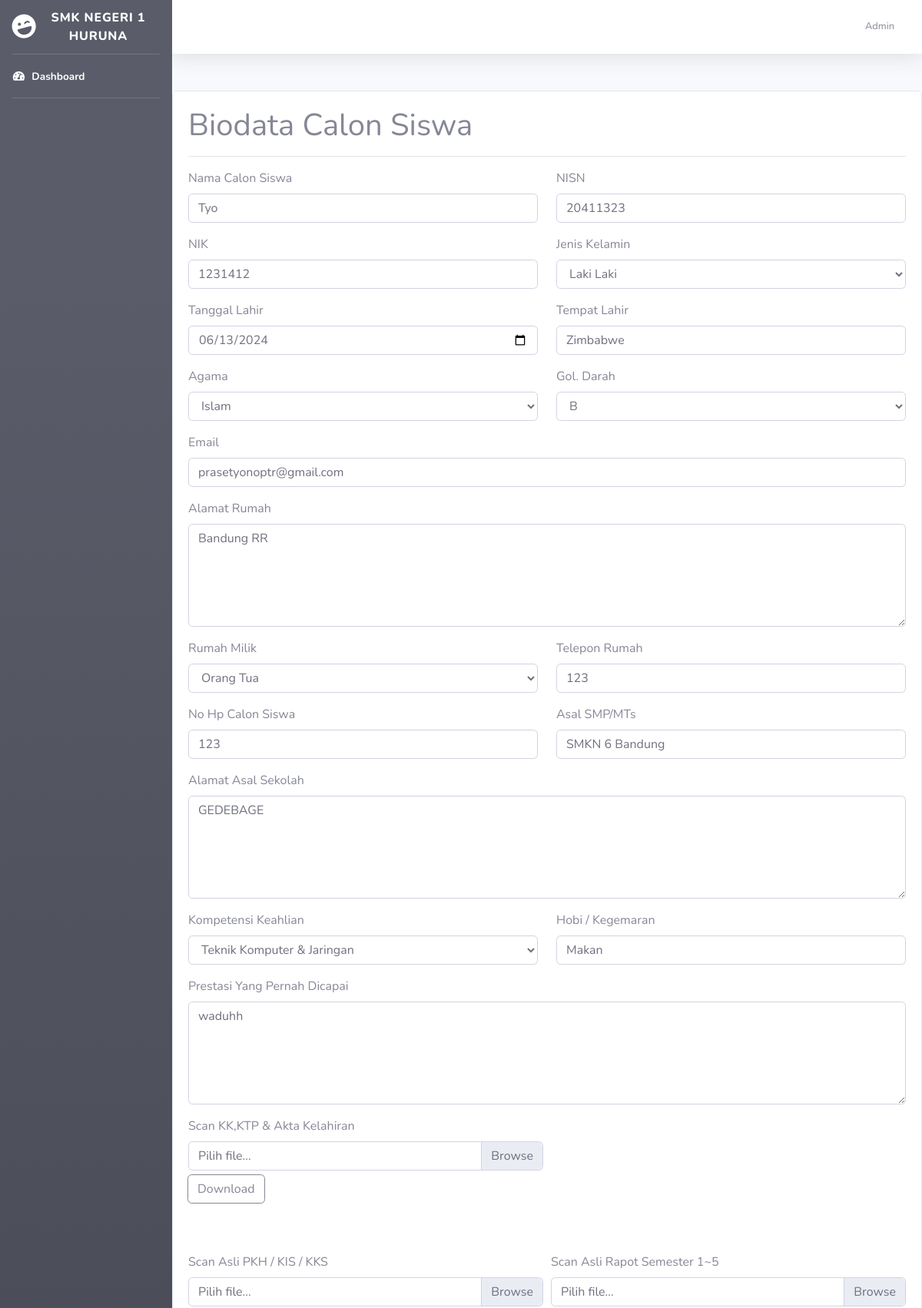
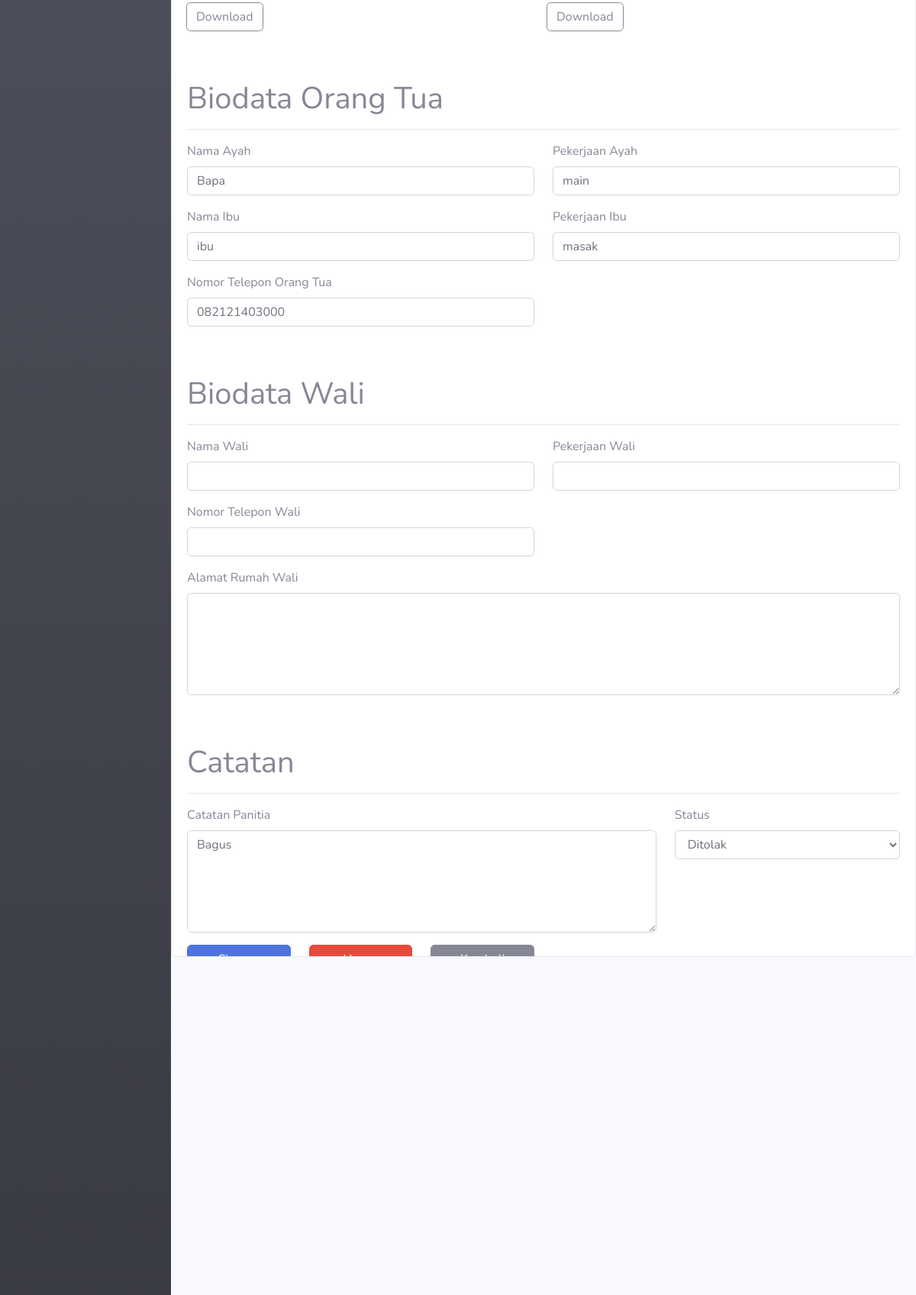
Screenshot of /admin/detail_siswa.php?id=16 (upper part) with the database file from the repository (2 pictures, top to bottom).
### tables this page shows
CREATE TABLE `data_siswa` (
  `id` bigint(20) NOT NULL,
  `nisn` varchar(50) NOT NULL,
  `nama_siswa` varchar(500) NOT NULL,
  `nik` decimal(10,0) DEFAULT NULL,
  `jenis_kelamin` varchar(20) NOT NULL,
  `tempat_lahir` varchar(500) NOT NULL,
  `tgl_lahir` date DEFAULT NULL,
  `agama` varchar(50) NOT NULL,
  `golongan_darah` varchar(3) DEFAULT NULL,
  `alamat` varchar(1000) NOT NULL,
  `email_siswa` varchar(500) DEFAULT NULL,
  `rumah_milik` varchar(500) DEFAULT NULL,
  `no_telp_rumah` decimal(10,0) DEFAULT NULL,
  `no_telp_siswa` decimal(10,0) NOT NULL,
  `asal_sekolah` varchar(100) NOT NULL,
  `alamat_asal_sekolah` varchar(500) DEFAULT NULL,
  `jurusan` bigint(20) NOT NULL,
  `prestasi` varchar(1000) DEFAULT NULL,
  `hobi` varchar(100) DEFAULT NULL
);

CREATE TABLE `data_prodi` (
  `id` bigint(20) NOT NULL,
  `nama` varchar(50) NOT NULL
);

CREATE TABLE `data_orang_tua` (
  `id` bigint(20) NOT NULL,
  `id_siswa` bigint(20) NOT NULL,
  `nama_ayah` varchar(100) NOT NULL,
  `pekerjaan_ayah` varchar(100) NOT NULL,
  `nama_ibu` varchar(100) NOT NULL,
  `pekerjaan_ibu` varchar(100) NOT NULL,
  `no_telepon_ortu` varchar(20) NOT NULL
);

CREATE TABLE `status_pendaftaran` (
  `id` bigint(20) NOT NULL,
  `id_siswa` bigint(20) NOT NULL,
  `status` varchar(20) NOT NULL,
  `catatan_panitia` varchar(1000) NOT NULL
);

### admin/detail_siswa.php (the view, shortened to what the rows shown need)
<?php
$database = new Database();
$db = $database->getConnection();
$id = isset($_GET['id']) ? $_GET['id'] : null;
$query = "SELECT * FROM data_siswa a
          INNER JOIN data_orang_tua b ON a.id = b.id_siswa
          INNER JOIN data_wali c ON a.id = c.id_siswa
          INNER JOIN data_berkas d ON a.id = d.id_siswa
          INNER JOIN status_pendaftaran e ON a.id = e.id_siswa
          WHERE a.id = :id";
$stmt = $db->prepare($query);
$stmt->bindParam(':id', $id, PDO::PARAM_INT);
$stmt->execute();
$data_peserta_ppdb = $stmt->fetch(PDO::FETCH_ASSOC);
$query = "SELECT * FROM data_prodi";
$stmt = $db->prepare($query);
$stmt->execute();
$data_prodi = $stmt->fetchAll(PDO::FETCH_ASSOC);
?>
<!DOCTYPE html>
<html lang="en">
<head>
    <link href="../assets/dist/fontawesome-free/css/all.min.css" rel="stylesheet" type="text/css">
    <link href="../assets/dist/bootstrap/css/bootstrap.min.css" rel="stylesheet">
    <link href="../assets/css/sb-admin-2.min.css" rel="stylesheet">
</head>
<body id="page-top">
    <div id="wrapper">
        <div id="content-wrapper" class="d-flex flex-column">
            <div id="content">
                <div class="card mt-5" style="overflow-y: auto; height: 78vh;">
                    <div class="card-body">
                        <h1>Biodata Calon Siswa</h1>
                        <form action="../service/edit_pendaftaran.php" method="POST" enctype="multipart/form-data">
                            <div class="row">
                                <div class="col-6">
                                    <div class="form-group">
                                        <label>Nama Calon Siswa</label>
                                        <input type="text" name="nama_siswa" class="form-control" autocomplete="off"
                                            required value="<?= $data_peserta_ppdb['nama_siswa'] ?>">
                                    </div>
                                </div>
                                <div class="col-6">
                                    <div class="form-group">
                                        <label>NISN</label>
                                        <input type="number" name="nisn" class="form-control" autocomplete="off"
                                            required value="<?= $data_peserta_ppdb['nisn'] ?>">
                                    </div>
                                </div>
                                <div class="col-6">
                                    <div class="form-group">
                                        <label>NIK</label>
                                        <input type="number" name="nik" class="form-control" autocomplete="off" required
                                            value="<?= $data_peserta_ppdb['nik'] ?>">
                                    </div>
                                </div>
                                <div class="col-md-6">
                                    <div class="form-group">
                                        <label>Jenis Kelamin</label>
                                        <select name="jenis_kelamin" class="form-control">
                                            <option value="Laki-laki" <?php if ($data_peserta_ppdb["jenis_kelamin"] == "Laki-laki")
                                                echo 'selected'; ?>>Laki Laki</option>
                                        </select>
                                    </div>
                                </div>
                                <div class="col-md-6">
                                    <div class="form-group">
                                        <label>Tanggal Lahir</label>
                                        <input type="date" name="tanggal_lahir" class="form-control" autocomplete="off"
                                            required value="<?= $data_peserta_ppdb['tgl_lahir'] ?>" onchange="validateUmur(this)">
                                    </div>
                                </div>
                                <div class="col-md-6">
                                    <div class="form-group">
                                        <label>Tempat Lahir</label>
                                        <input type="text" name="tempat_lahir" class="form-control" autocomplete="off"
                                            required value="<?= $data_peserta_ppdb['tempat_lahir'] ?>">
                                    </div>
                                </div>
                                <div class="col-6">
                                    <div class="form-group">
                                        <label>Agama</label>
                                        <select name="nama_agama" class="form-control">
                                            <option value="Islam" <?php if ($data_peserta_ppdb["agama"] == "Islam")
                                                echo 'selected'; ?>>Islam</option>
                                        </select>
                                    </div>
                                </div>
                                <div class="col-6">
                                    <div class="form-group">
                                        <label>Gol. Darah</label>
                                        <select name="golongan_darah" class="form-control">
                                            <option value="B" <?php if ($data_peserta_ppdb["golongan_darah"] == "B")
                                                echo 'selected'; ?>>B</option>
                                        </select>
                                    </div>
                                </div>
                                <div class="col-md-12">
                                    <div class="form-group">
                                        <label>Email</label>
                                        <input type="text" name="email_siswa" class="form-control" autocomplete="off"
                                            required value="<?= $data_peserta_ppdb['email_siswa'] ?>">
                                    </div>
                                </div>
                                <div class="col-12">
                                    <div class="form-group">
                                        <label>Alamat Rumah</label>
                                        <textarea name="alamat_siswa" rows="5" class="form-control"
                                            required><?= $data_peserta_ppdb['alamat'] ?></textarea>
                                    </div>
                                </div>
                                <div class="col-6">
                                    <div class="form-group">
                                        <label>Telepon Rumah</label>
                                        <input type="number" name="no_telp_rumah" class="form-control"
                                            autocomplete="off" value="<?= $data_peserta_ppdb['no_telp_rumah'] ?>">
                                    </div>
                                </div>
                                <div class="col-6">
                                    <div class="form-group">
                                        <label>No Hp Calon Siswa</label>
                                        <input type="number" name="no_telp_siswa" class="form-control"
                                            autocomplete="off" value="<?= $data_peserta_ppdb['no_telp_siswa'] ?>">
                                    </div>
                                </div>
                                <div class="col-6">
                                    <div class="form-group">
                                        <label>Asal SMP/MTs</label>
                                        <input type="text" name="asal_sekolah" class="form-control" autocomplete="off"
                                            required value="<?= $data_peserta_ppdb['asal_sekolah'] ?>">
                                    </div>
                                </div>
                                <div class="col-12">
                                    <div class="form-group">
                                        <label>Alamat Asal Sekolah</label>
                                        <textarea name="alamat_asal_sekolah" rows="5" class="form-control"
                                            required><?= $data_peserta_ppdb['alamat_asal_sekolah'] ?></textarea>
                                    </div>
                                </div>
                                <div class="col-md-6">
                                    <div class="form-group">
                                        <label>Kompetensi Keahlian</label>
                                        <select name="nama_jurusan" class="form-control">
                                        <?php foreach ($data_prodi as $index => $prodi): ?>
                                            <option value="<?= $prodi['id'] ?>" <?= ($data_peserta_ppdb["jurusan"] == $prodi['id']) ? 'selected' : '' ?>><?= $prodi['nama'] ?></option>
                                        <?php endforeach; ?>
                                        </select>
                                    </div>
                                </div>
                                <div class="col-md-6">
                                    <div class="form-group">
                                        <label>Hobi / Kegemaran</label>
                                        <input type="text" id="hobi" name="hobi" class="form-control" autocomplete="off"
                                            value="<?= $data_peserta_ppdb['hobi'] ?>">
                                    </div>
                                </div>
                                <div class="col-12">
                                    <div class="form-group">
                                        <label>Prestasi Yang Pernah Dicapai</label>
                                        <textarea name="prestasi" rows="5" class="form-control"
                                            required><?= $data_peserta_ppdb['prestasi'] ?></textarea>
                                    </div>
                                </div>
                                <div class="col-12">
                                    <h1 class="mt-5">Biodata Orang Tua</h1>
                                </div>
                                <div class="col-6">
                                    <div class="form-group">
                                        <label>Nama Ayah</label>
                                        <input type="text" name="nama_ayah" class="form-control" autocomplete="off"
                                            required value="<?= $data_peserta_ppdb['nama_ayah'] ?>">
                                    </div>
                                </div>
                                <div class="col-md-6">
                                    <div class="form-group">
                                        <label>Pekerjaan Ayah</label>
                                        <input type="text" id="pekerjaan_ayah" name="pekerjaan_ayah"
                                            class="form-control" autocomplete="off" required
                                            value="<?= $data_peserta_ppdb['pekerjaan_ayah'] ?>">
                                    </div>
                                </div>
                                <div class="col-md-6">
                                    <div class="form-group">
                                        <label>Nama Ibu</label>
                                        <input type="text" id="nama_ibu" name="nama_ibu" class="form-control"
                                            autocomplete="off" required value="<?= $data_peserta_ppdb['nama_ibu'] ?>">
                                    </div>
                                </div>
                                <div class="col-md-6">
                                    <div class="form-group">
                                        <label>Pekerjaan Ibu</label>
                                        <input type="text" id="pekerjaan_ibu" name="pekerjaan_ibu" class="form-control"
                                            autocomplete="off" required
                                            value="<?= $data_peserta_ppdb['pekerjaan_ibu'] ?>">
                                    </div>
                                </div>
                                <div class="col-md-6">
                                    <div class="form-group">
                                        <label>Nomor Telepon Orang Tua</label>
                                        <input type="number" id="no_telp_ortu" name="no_telp_ortu" class="form-control"
                                            autocomplete="off" value="<?= $data_peserta_ppdb['no_telepon_ortu'] ?>">
                                    </div>
                                </div>
                                <div class="col-12">
                                    <h1 class="mt-5">Biodata Wali</h1>
                                </div>
                                <div class="col-12">
                                    <h1 class="mt-5">Catatan</h1>
                                </div>
                                <div class="col-8">
                                    <div class="form-group">
                                        <label>Catatan Panitia</label>
                                        <textarea name="catatan_panitia" rows="5"
                                            class="form-control"><?= $data_peserta_ppdb['catatan_panitia'] ?></textarea>
                                    </div>
                                </div>
                                <div class="col-md-4">
                                    <div class="form-group">
                                        <label>Status</label>
                                        <select name="status" class="form-control">
                                            <option value="Ditolak" <?php if ($data_peserta_ppdb["status"] == "Ditolak")
                                                echo 'selected'; ?>>Ditolak</option>
                                        </select>
                                    </div>
                                </div>
                            </div>
                        </form>
                    </div>
                </div>
            </div>
        </div>
    </div>
</body>
</html>
</html>

### rows the page displays
data_siswa: nama_siswa "Tyo", nisn "20411323", nik "1231412", jenis_kelamin "Laki Laki", tanggal_lahir "06/13/2024", tempat_lahir "Zimbabwe", nama_agama "Islam", golongan_darah "B", email_siswa "prasetyonoptr@gmail.com", alamat_siswa "Bandung RR", no_telp_rumah "123", no_telp_siswa "123", asal_sekolah "SMKN 6 Bandung", alamat_asal_sekolah "GEDEBAGE", nama_jurusan "Teknik Komputer & Jaringan", hobi "Makan", prestasi "waduhh", nama_ayah "Bapa", pekerjaan_ayah "main", nama_ibu "ibu", pekerjaan_ibu "masak", no_telp_ortu "082121403000", catatan_panitia "Bagus"
status_pendaftaran: status "Ditolak"
